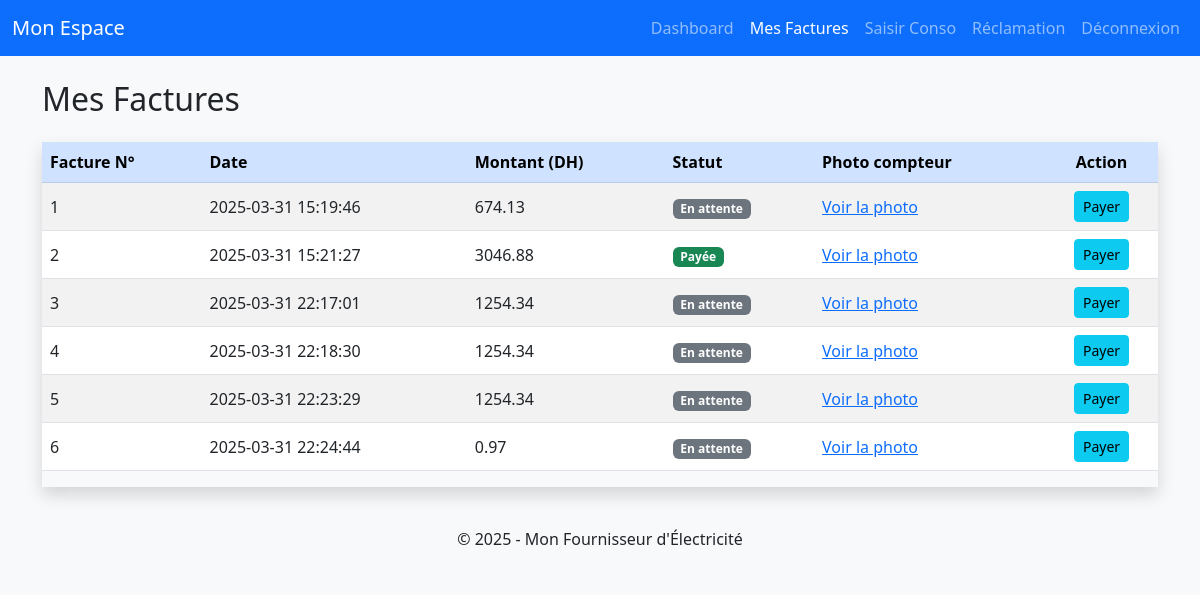
/traitement/factureTraitement.php?action=list (signed in), run on the app's committed database.
### tables this page shows
CREATE TABLE Facture (
        id INTEGER PRIMARY KEY AUTOINCREMENT,
        client_id INTEGER NOT NULL,
        montant REAL NOT NULL,
        date_emission TEXT NOT NULL,
        statut TEXT NOT NULL DEFAULT 'impayée', consumption_id INTEGER, kwh_consumed INTEGER,
        FOREIGN KEY (client_id) REFERENCES Client(id)
    );

### BD/Facture.php (called while the page is built, shortened)
<?php
class Facture {
    private $pdo;
    public function __construct($pdo) {
        $this->pdo = $pdo;
    }
    public function getFacturesByClient($clientId) {
        $sql = "SELECT * FROM Facture WHERE client_id = ?";
        $stmt = $this->pdo->prepare($sql);
        $stmt->execute([$clientId]);
        return $stmt->fetchAll(PDO::FETCH_ASSOC);
    }
}
?>

### IHM/factures/list.php (the view, shortened to what this page needs)
<!DOCTYPE html>
<html lang="fr">
<head>
  <link href="https://cdn.jsdelivr.net/npm/bootstrap@5.3.0/dist/css/bootstrap.min.css" rel="stylesheet">
</head>
<body class="bg-light">
<nav class="navbar navbar-expand-lg navbar-dark bg-primary">
  <div class="container-fluid">
    <a class="navbar-brand" href="#">Mon Espace</a>
    <div class="collapse navbar-collapse" id="clientNavbar">
      <ul class="navbar-nav ms-auto mb-2 mb-lg-0">
        <li class="nav-item"><a class="nav-link" href="../client/client_dashboard.php">Dashboard</a></li>
        <li class="nav-item"><a class="nav-link active" href="list.php">Mes Factures</a></li>
        <li class="nav-item"><a class="nav-link" href="../client/client_new_consumption.php">Saisir Conso</a></li>
        <li class="nav-item"><a class="nav-link" href="../client/client_complaint.php">Réclamation</a></li>
        <li class="nav-item"><a class="nav-link" href="../../traitement/clientTraitement.php?action=logout">Déconnexion</a></li>
      </ul>
    </div>
  </div>
</nav>
<div class="container my-4">
  <h2 class="mb-4">Mes Factures</h2>
  <div class="table-responsive shadow">
    <table class="table table-striped table-hover align-middle">
      <thead class="table-primary">
        <tr>
          <th>Facture N°</th>
          <th>Date</th>
          <th>Montant (DH)</th>
          <th>Statut</th>
          <th>Photo compteur</th>
          <th class="text-center">Action</th>
        </tr>
      </thead>
      <tbody>
        <?php if (!empty($factures)): ?>
          <?php foreach ($factures as $facture): ?>
          <tr>
            <td><?php echo $facture['id']; ?></td>
            <td><?php echo $facture['date_emission']; ?></td>
            <td><?php echo $facture['montant']; ?></td>
            <td>
              <?php if (strtolower($facture['statut']) === 'payée'): ?>
                <span class="badge bg-success">Payée</span>
              <?php else: ?>
                <span class="badge bg-secondary">En attente</span>
              <?php endif; ?>
            </td>
            <td>
              <a href="#" class="text-decoration-underline" data-bs-toggle="modal" data-bs-target="#photoModal<?php echo $facture['id']; ?>">
                Voir la photo
              </a>
            </td>
            <td class="text-center">
              <form action="../../traitement/factureTraitement.php?action=pay" method="POST" style="display:inline;">
                <button type="submit" class="btn btn-sm btn-info">Payer</button>
              </form>
            </td>
          </tr>
          <?php endforeach; ?>
        <?php else: ?>
          <tr><td colspan="6">Aucune facture trouvée</td></tr>
        <?php endif; ?>
      </tbody>
    </table>
  </div>
</div>
<footer class="bg-light text-center py-3">
  <span>&copy; 2025 - Mon Fournisseur d'Électricité</span>
</footer>
</body>
</html>

### data on the page
facture: id "1", date_emission "2025-03-31 15:19:46", montant "674.13", statut "En attente"
facture: id "2", date_emission "2025-03-31 15:21:27", montant "3046.88", statut "Payée"
facture: id "3", date_emission "2025-03-31 22:17:01", montant "1254.34", statut "En attente"
facture: id "4", date_emission "2025-03-31 22:18:30", montant "1254.34", statut "En attente"
facture: id "5", date_emission "2025-03-31 22:23:29", montant "1254.34", statut "En attente"
facture: id "6", date_emission "2025-03-31 22:24:44", montant "0.97", statut "En attente"
